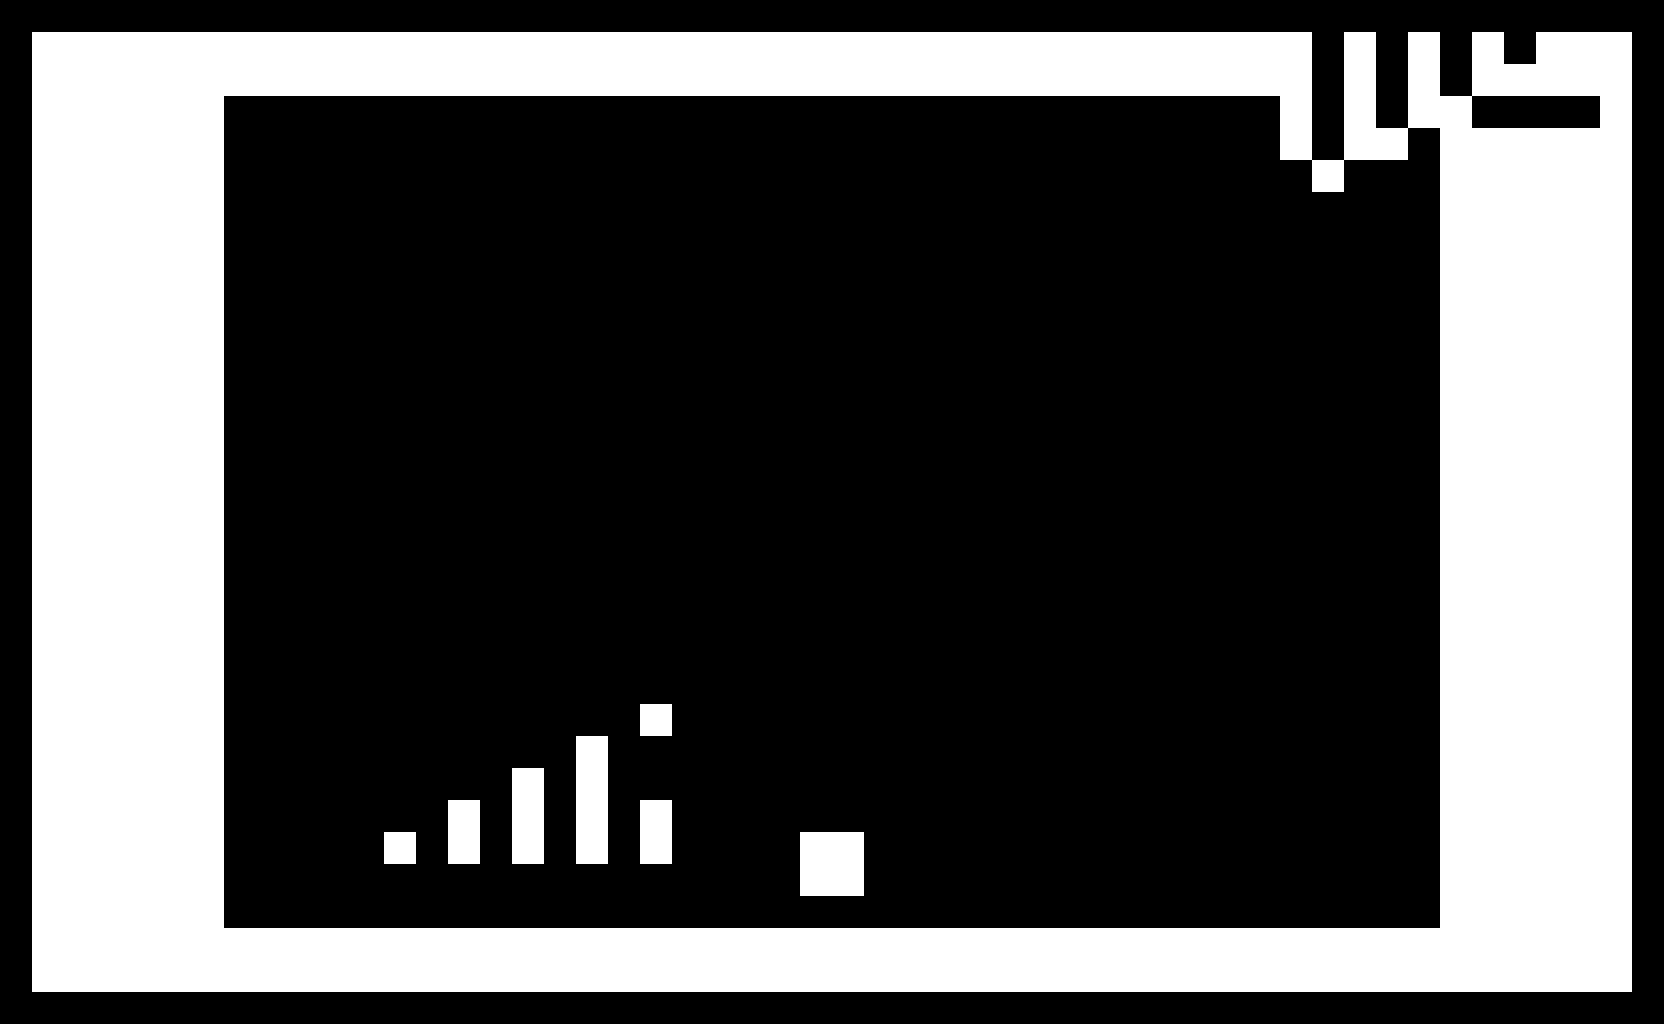

The image is a tile-based game level rendered from a .tmx file. Its description and source (layers, tilesets, objects; grid data summarised) follow:
An orthogonal 52x32 tile map with 32x32 px tiles, 1 tile layer (Solid) and 13 objects (12x robot, hero).

<map version="1.8" tiledversion="1.8.5" orientation="orthogonal" renderorder="right-down" width="52" height="32" tilewidth="32" tileheight="32" infinite="0" nextlayerid="3" nextobjectid="22">
 <tileset firstgid="1" name="generic_platformer_tiles" tilewidth="32" tileheight="32" tilecount="24" columns="6">
  <image source="tiles.png" trans="ff00ff" width="192" height="128" />
 </tileset>
 <layer id="1" name="Solid" width="52" height="32">
  <properties>
   <property name="collidable" type="bool" value="true" />
  </properties>
  <data>[1664 cells, 525 non-empty, 2 distinct tile ids]</data>
 </layer>
 <objectgroup id="2" name="Objects">
  <object id="1" name="Jump_Shoot" type="robot" x="816" y="800" width="32" height="32">
   <properties>
    <property name="active" type="bool" value="false" />
    <property name="collidable" type="bool" value="true" />
    <property name="jumping" type="bool" value="false" />
    <property name="projectiles" value="0" />
   </properties>
  </object>
  <object id="4" name="Mini" type="hero" x="640" y="672" width="32" height="32">
   <properties>
    <property name="collidable" type="bool" value="true" />
    <property name="falling" type="bool" value="true" />
   </properties>
  </object>
  <object id="5" name="Exit" type="robot" x="224" y="896" width="32" height="32">
   <properties>
    <property name="active" type="bool" value="false" />
    <property name="collidable" type="bool" value="false" />
   </properties>
  </object>
  <object id="7" name="Jump" type="robot" x="512" y="736" width="32" height="32">
   <properties>
    <property name="active" type="bool" value="false" />
    <property name="collidable" type="bool" value="true" />
    <property name="jumping" type="bool" value="false" />
   </properties>
  </object>
  <object id="8" name="Jump" type="robot" x="576" y="704" width="32" height="32">
   <properties>
    <property name="active" type="bool" value="false" />
    <property name="collidable" type="bool" value="true" />
    <property name="jumping" type="bool" value="false" />
   </properties>
  </object>
  <object id="12" name="Jump" type="robot" x="816" y="96" width="32" height="32">
   <properties>
    <property name="active" type="bool" value="false" />
    <property name="collidable" type="bool" value="true" />
    <property name="jumping" type="bool" value="false" />
   </properties>
  </object>
  <object id="15" name="Jump_Shoot" type="robot" x="1120" y="896" width="32" height="32">
   <properties>
    <property name="active" type="bool" value="false" />
    <property name="collidable" type="bool" value="true" />
    <property name="jumping" type="bool" value="false" />
    <property name="projectiles" value="6" />
   </properties>
  </object>
  <object id="16" name="Jump_Shoot" type="robot" x="1120" y="544" width="32" height="32">
   <properties>
    <property name="active" type="bool" value="false" />
    <property name="collidable" type="bool" value="true" />
    <property name="jumping" type="bool" value="false" />
    <property name="projectiles" value="0,1,2,3,4,5,6,7" />
   </properties>
  </object>
  <object id="17" name="Jump_Shoot" type="robot" x="1120" y="96" width="32" height="32">
   <properties>
    <property name="active" type="bool" value="false" />
    <property name="collidable" type="bool" value="true" />
    <property name="jumping" type="bool" value="false" />
    <property name="projectiles" value="0,1,2,3,4,5,6,7" />
   </properties>
  </object>
  <object id="18" name="Jump" type="robot" x="544" y="896" width="32" height="32">
   <properties>
    <property name="active" type="bool" value="false" />
    <property name="collidable" type="bool" value="true" />
    <property name="jumping" type="bool" value="false" />
   </properties>
  </object>
  <object id="19" name="Jump" type="robot" x="480" y="896" width="32" height="32">
   <properties>
    <property name="active" type="bool" value="false" />
    <property name="collidable" type="bool" value="true" />
    <property name="jumping" type="bool" value="false" />
   </properties>
  </object>
  <object id="20" name="Jump" type="robot" x="416" y="896" width="32" height="32">
   <properties>
    <property name="active" type="bool" value="false" />
    <property name="collidable" type="bool" value="true" />
    <property name="jumping" type="bool" value="false" />
   </properties>
  </object>
  <object id="21" name="Jump_Shoot" type="robot" x="960" y="800" width="32" height="32">
   <properties>
    <property name="active" type="bool" value="false" />
    <property name="collidable" type="bool" value="true" />
    <property name="jumping" type="bool" value="false" />
    <property name="projectiles" value="4" />
   </properties>
  </object>
 </objectgroup>
</map>